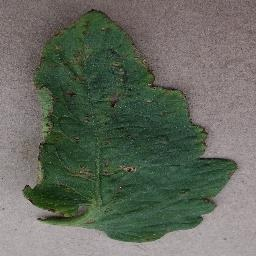
#> input picture ml/samples/Bacterial_spot-1.jpg, 256 x 256 px
$ python -i server.py   (imports and definitions only)
#> lines starting #> are read from the running program, lines starting #| are printed output that depends on the picture
#!/usr/bin/env python3
"""Leafwise leaf-disease inference service (ONNX Runtime, CPU).

A deliberately small HTTP server with no web framework:

    POST /predict      body: raw JPEG/PNG/WebP bytes -> top-k class probabilities
    GET  /metadata     model name, classes and preprocessing
    GET  /healthz      liveness

The Go API talks to it through the `onnx` adapter of the diagnosis port.
"""
import io
import json
import os
import time
from http.server import BaseHTTPRequestHandler, ThreadingHTTPServer
from pathlib import Path

import numpy as np
import onnxruntime as ort
from PIL import Image, UnidentifiedImageError

MODEL_DIR = Path(os.environ.get("MODEL_DIR", Path(__file__).resolve().parent.parent / "model"))
MAX_BYTES = 10 << 20


class Classifier:
    def __init__(self, model_dir: Path = MODEL_DIR):
        meta = json.loads((model_dir / "labels.json").read_text())
        self.meta = meta
        self.classes: list[str] = meta["classes"]
        cfg = meta["input"]
        self.size, self.resize = cfg["size"], cfg["resize"]
        self.mean = np.array(cfg["mean"], dtype=np.float32).reshape(3, 1, 1)
        self.std = np.array(cfg["std"], dtype=np.float32).reshape(3, 1, 1)
        opts = ort.SessionOptions()
        opts.intra_op_num_threads = int(os.environ.get("ORT_THREADS", "2"))
        self.session = ort.InferenceSession(str(model_dir / f"{meta['model']}.onnx"), opts, providers=["CPUExecutionProvider"])

    # [64 lines left out: functions preprocess, predict, make_handler, main, not called in this run]


# [2 lines not run here, left out]

>>> import cv2
>>> picture = cv2.imread('../samples/Bacterial_spot-1.jpg', cv2.IMREAD_GRAYSCALE)
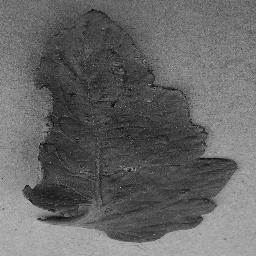
#> picture: shape (256, 256); min 6, max 207, mean 102.1
>>> result = Classifier().predict(picture)
#> (reads ml/model/labels.json from the repository)
#> (the run stopped early here; a loop or call above may not have finished)
